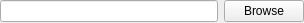
<?xml version="1.0" encoding="UTF-8"?>
<ui version="4.0">
 <class>FileSelectWidget</class>
 <widget class="QWidget" name="FileSelectWidget">
  <property name="geometry">
   <rect>
    <x>0</x>
    <y>0</y>
    <width>304</width>
    <height>23</height>
   </rect>
  </property>
  <property name="windowTitle">
   <string>Form</string>
  </property>
  <layout class="QHBoxLayout" name="horizontalLayout">
   <property name="margin">
    <number>0</number>
   </property>
   <item>
    <widget class="QLineEdit" name="filePath"/>
   </item>
   <item>
    <widget class="QPushButton" name="fileSelectButton">
     <property name="sizePolicy">
      <sizepolicy hsizetype="Maximum" vsizetype="Fixed">
       <horstretch>0</horstretch>
       <verstretch>0</verstretch>
      </sizepolicy>
     </property>
     <property name="text">
      <string>Browse</string>
     </property>
    </widget>
   </item>
  </layout>
 </widget>
 <resources/>
 <connections/>
</ui>
